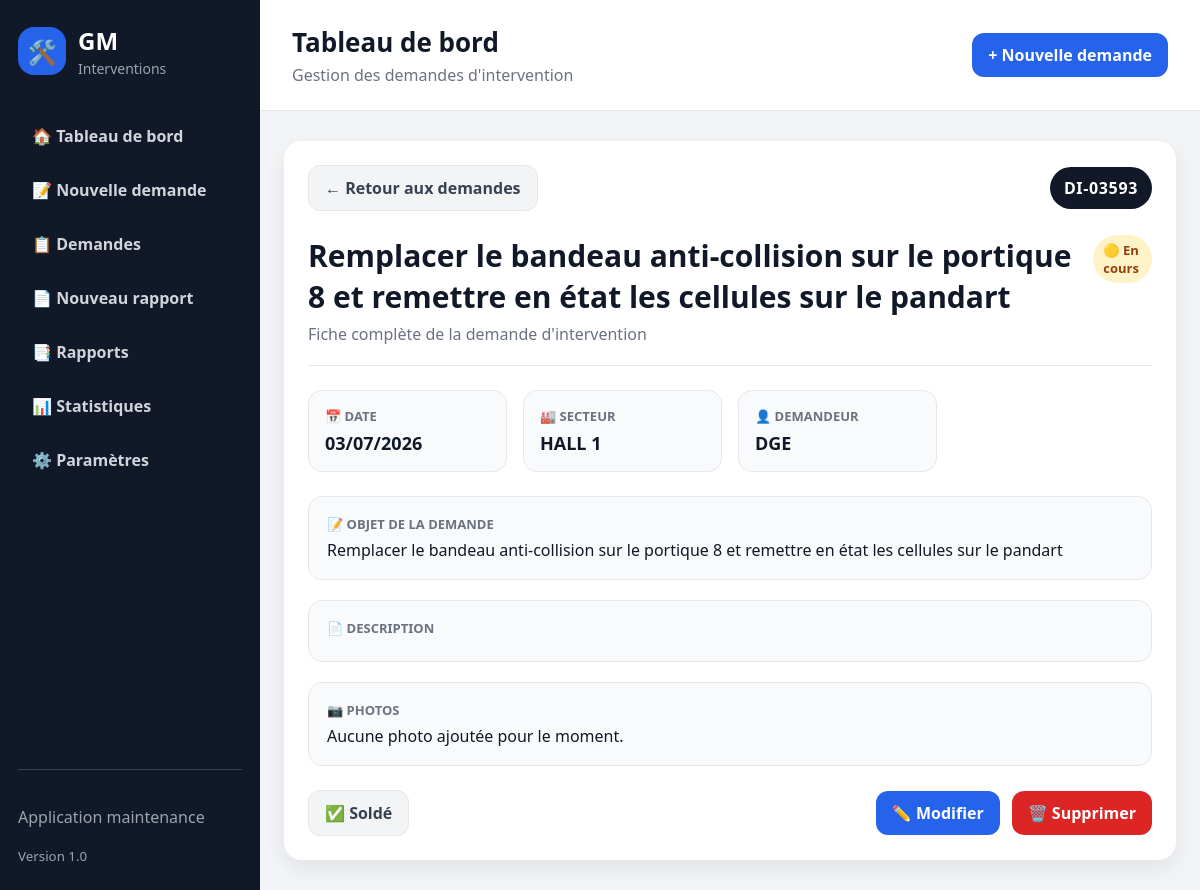
Page /demandes/3593 on the earlier database version.
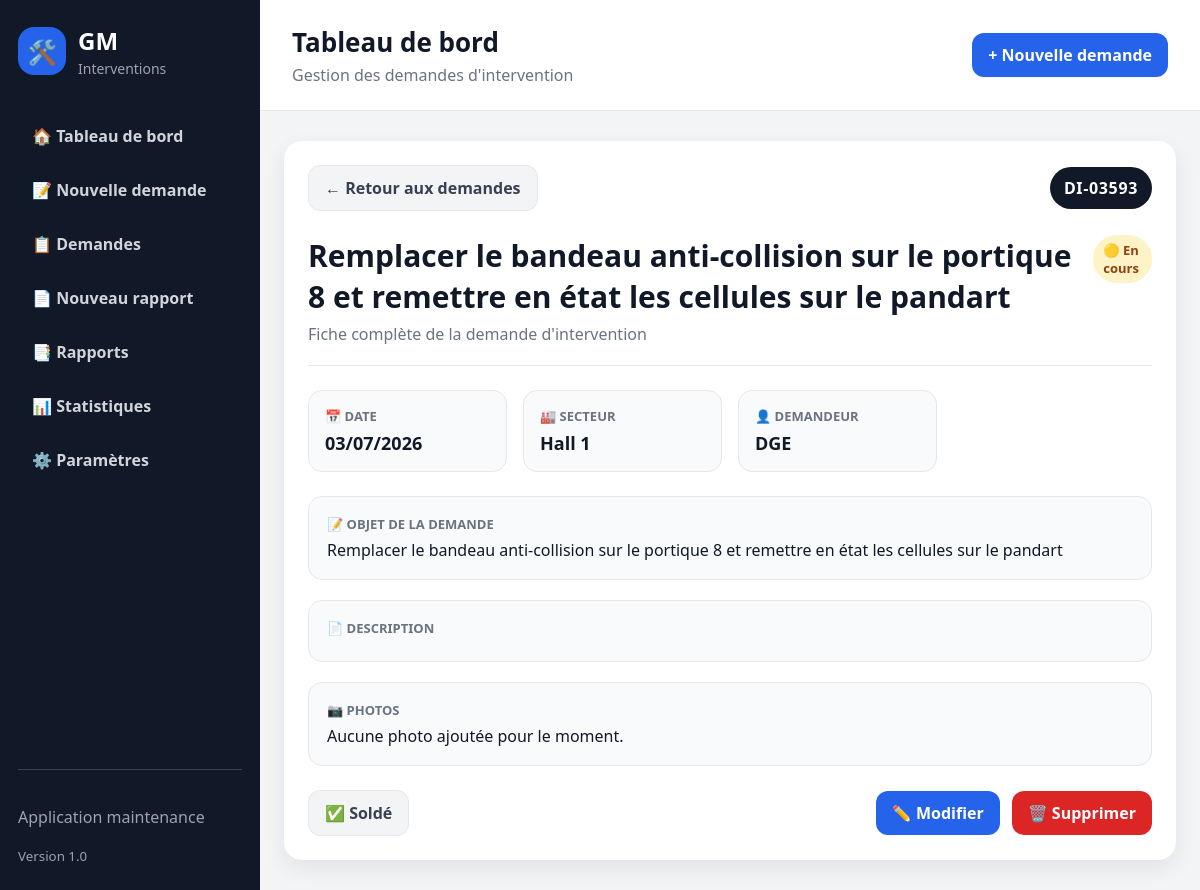
Same page on the later database version.
### tables this page shows
CREATE TABLE secteurs (
            id INTEGER PRIMARY KEY AUTOINCREMENT,
            nom TEXT NOT NULL UNIQUE
        );

### routes/demandes.py (the view)
@demandes_bp.route("/demandes/<int:demande_id>")
def detail_demande(demande_id):
    conn = get_db_connection()
    demande = conn.execute("""
        SELECT demandes_intervention.*,
               demandeurs.nom AS demandeur_nom,
               secteurs.nom AS secteur_nom
        FROM demandes_intervention
        LEFT JOIN demandeurs ON demandes_intervention.demandeur_id = demandeurs.id
        LEFT JOIN secteurs ON demandes_intervention.secteur_id = secteurs.id
        WHERE demandes_intervention.id = ?
    """, (demande_id,)).fetchone()
    photos = conn.execute("""
        SELECT * FROM photos
        WHERE type_element = ? AND element_id = ?
        ORDER BY date_ajout DESC
    """, ("demande", demande_id)).fetchall()
    conn.close()
    if demande is None:
        return "Demande introuvable", 404
    return render_template(
    "demandes/detail.html",
    demande=demande,
    photos=photos
)

### app.py (called while the page is built)
@app.template_filter("date_fr")
def date_fr(value):
    if not value:
        return ""
    if isinstance(value, datetime):
        return value.strftime("%d/%m/%Y")
    try:
        return datetime.fromisoformat(str(value)).strftime("%d/%m/%Y")
    except (ValueError, TypeError):
        return str(value)

### database.py (called while the page is built)
def get_db_connection():
    if DATABASE_URL:
        print("Connexion à Neon PostgreSQL", flush=True)
        return PostgresConnectionAdapter(DATABASE_URL)
    print("Connexion à SQLite", flush=True)
    conn = sqlite3.connect(DB_NAME)
    conn.row_factory = sqlite3.Row
    return conn

### templates/demandes/detail.html (shortened to what this page needs)
{% extends "base.html" %}
{% block content %}
<section class="card detail-card">
    <div class="detail-top">
        <a href="/demandes" class="btn-secondary">← Retour aux demandes</a>
        <span class="request-number">
            DI-{{ "%05d"|format(demande.id) }}
        </span>
    </div>
    <div class="detail-title">
        <div>
            <h2>{{ demande.nature_travaux }}</h2>
            <p>Fiche complète de la demande d'intervention</p>
        </div>
    {% if demande.statut == "Soldé" %}
        <span class="badge badge-success">✅ Soldé</span>
    {% else %}
        <span class="badge badge-progress">🟡 En cours</span>
    {% endif %}
        </div>
    <div class="detail-grid">
        <div class="detail-item">
            <span>📅 Date</span>
            <strong>{{ demande.date_creation|date_fr }}</strong>
        </div>
        <div class="detail-item">
            <span>🏭 Secteur</span>
            <strong>{{ demande.secteur_nom or "Non renseigné" }}</strong>
        </div>
        <div class="detail-item">
            <span>👤 Demandeur</span>
            <strong>{{ demande.demandeur_nom or "Non renseigné" }}</strong>
        </div>
    </div>
    <div class="detail-section">
        <span>📝 Objet de la demande</span>
        <p>{{ demande.nature_travaux }}</p>
    </div>
    <div class="detail-section">
        <span>📄 Description</span>
    </div>
    <div class="detail-section">
        <span>📷 Photos</span>
        {% if photos %}
            <div class="photos-grid">
                {% for photo in photos %}
                    <img
                        src="{{ url_for('uploaded_photo', filename=photo.nom_fichier) }}"
                        alt="Photo demande"
                        class="photo-thumbnail"
                        onclick="openImage(this.src)"
                    >
                {% endfor %}
            </div>
        {% else %}
            <p>Aucune photo ajoutée pour le moment.</p>
        {% endif %}
    </div>
    <div class="detail-actions">
        <div class="detail-actions-left">
        {% if demande.statut != "Soldé" %}
            <a href="/demandes/{{ demande.id }}/solder" class="btn-secondary">
                ✅ Soldé
            </a>
        {% endif %}
        </div>
        <div class="detail-actions-right">
            <a href="/demandes/{{ demande.id }}/modifier" class="btn">
                ✏️ Modifier
            </a>
            <a href="/demandes/{{ demande.id }}/supprimer" class="btn-danger">
                🗑️ Supprimer
            </a>
        </div>
    </div>
</section>
{% endblock %}

Differences in the rows shown:
removed secteurs: nom "HALL 1"
now on this page (row unchanged): secteurs: nom "Hall 1"
